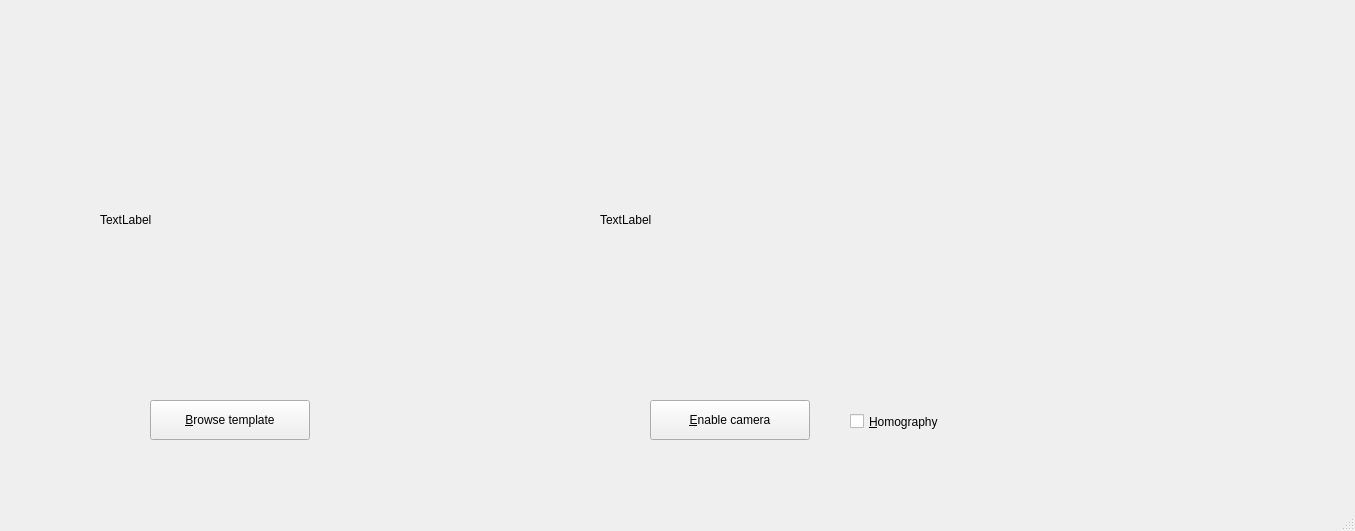
<?xml version="1.0" encoding="UTF-8"?>
<ui version="4.0">
 <class>MainWindow</class>
 <widget class="QMainWindow" name="MainWindow">
  <property name="geometry">
   <rect>
    <x>0</x>
    <y>0</y>
    <width>1355</width>
    <height>531</height>
   </rect>
  </property>
  <property name="windowTitle">
   <string>SIFT Demo</string>
  </property>
  <widget class="QWidget" name="centralwidget">
   <widget class="QPushButton" name="browse_button">
    <property name="geometry">
     <rect>
      <x>150</x>
      <y>400</y>
      <width>160</width>
      <height>40</height>
     </rect>
    </property>
    <property name="text">
     <string>&amp;Browse template</string>
    </property>
   </widget>
   <widget class="QPushButton" name="toggle_cam_button">
    <property name="geometry">
     <rect>
      <x>650</x>
      <y>400</y>
      <width>160</width>
      <height>40</height>
     </rect>
    </property>
    <property name="text">
     <string>&amp;Enable camera</string>
    </property>
   </widget>
   <widget class="QLabel" name="template_label">
    <property name="geometry">
     <rect>
      <x>100</x>
      <y>100</y>
      <width>320</width>
      <height>240</height>
     </rect>
    </property>
    <property name="text">
     <string>TextLabel</string>
    </property>
   </widget>
   <widget class="QLabel" name="live_image_label">
    <property name="geometry">
     <rect>
      <x>600</x>
      <y>100</y>
      <width>640</width>
      <height>240</height>
     </rect>
    </property>
    <property name="text">
     <string>TextLabel</string>
    </property>
   </widget>
   <widget class="QCheckBox" name="checkBox">
    <property name="geometry">
     <rect>
      <x>850</x>
      <y>410</y>
      <width>121</width>
      <height>23</height>
     </rect>
    </property>
    <property name="text">
     <string>&amp;Homography</string>
    </property>
   </widget>
  </widget>
  <widget class="QMenuBar" name="menubar">
   <property name="geometry">
    <rect>
     <x>0</x>
     <y>0</y>
     <width>1355</width>
     <height>22</height>
    </rect>
   </property>
  </widget>
  <widget class="QStatusBar" name="statusbar"/>
 </widget>
 <resources/>
 <connections/>
</ui>
